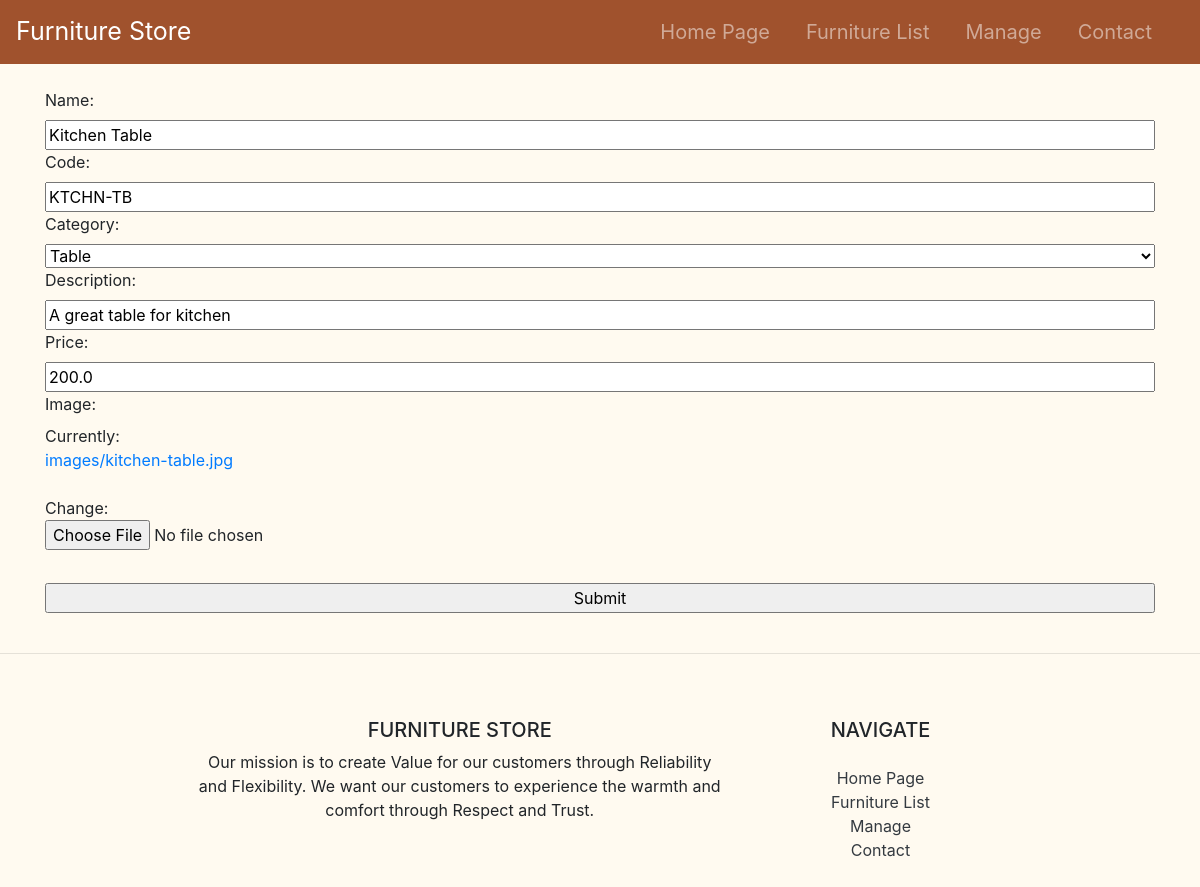
The page /update_furniture/Kitchen Table/ on the database its author committed.
### store/models.py (models this page shows, shortened)
class Furniture(models.Model):
    CATEGORIES = (
        ('Sofa', 'Sofa'),
        ('Chair', 'Chair'),
        ('Table', 'Table'),
        ('Bed', 'Bed'),
        ('Home Appliance', 'Home Appliance')
    )
    IMAGES = (
        ('white-sofa.jpg', 'white-sofa.jpg'),
        ('kitchen-table.jpg', 'kitchen-table.jpg'),
        ('king-bed.jpg', 'king-bed.jpg'),
        ('toaster.jpg', 'toaster.jpg'),
        ('wooden-chair.jpg', 'wooden-chair.jpg')
    )
    name = models.CharField(max_length=255, null=True)
    code = models.CharField(max_length=100, null=True)
    category = models.CharField(max_length=200, null=True, choices=CATEGORIES)
    description = models.CharField(max_length=255, null=True)
    price = models.FloatField(null=True)
    image = models.ImageField(upload_to='images/', null=True)

### store/views.py (the view)
# urls.py: path('update_furniture/<str:name>/', views.update_furniture, name='update_furniture'),
def update_furniture(request, name):
    furniture = Furniture.objects.get(name=name)
    form = FurnitureForm(instance=furniture)
    if request.method == 'POST':
        form = FurnitureForm(request.POST, instance=furniture)
        if form.is_valid():
            form.save()
            return redirect('/')
    context = {'form':form}
    return render(request,'store/order_form.html', context)

### store/manage.py
class FurnitureForm(ModelForm):
    class Meta:
        model = Furniture
        fields = '__all__'

### store/templates/store/order_form.html (shortened to what this page needs)
{% extends 'store/main.html' %}
{% load static %}
{% block content %}
    <br>
    <div class="container">
        <form class="d-flex flex-column" action="" method="POST">
            {{ form }}
            <input type="submit" name="Submit">
        </form>
    </div>
{% endblock %}

### static/css/main.css (style rules this page uses)
body { background-color: floralwhite; }

### rows shown on the page
Furniture: name "Kitchen Table", code "KTCHN-TB", category "Table", description "A great table for kitchen", price "200.0"
